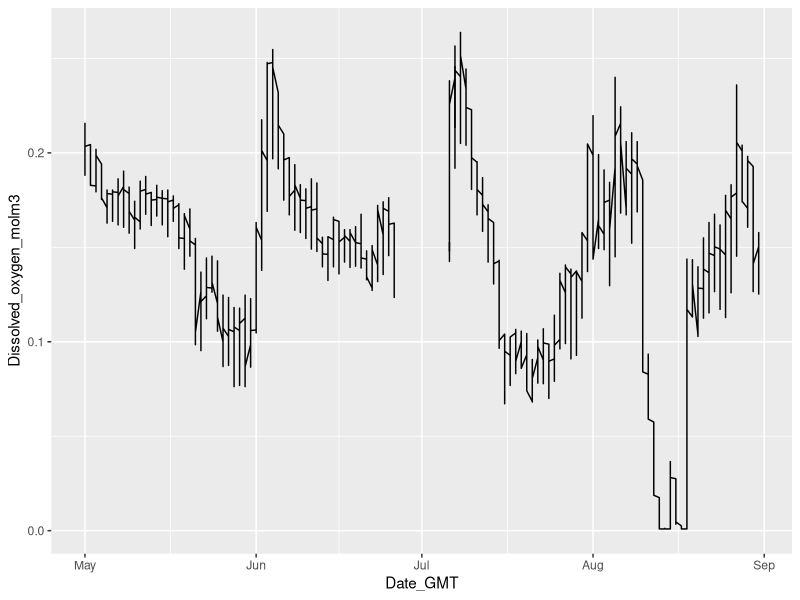

The R source for this figure:
setwd("C:/Users/Katie/Documents/BES_Internship/Seawater-Yaquina/RAnalysis/Output")
getwd()
list.files()
library(tidyverse)
library(readxl)
MAY_AUGUST_DO_2009 <- read_excel("MAY_AUGUST_DO_2009.xlsx")
View(MAY_AUGUST_DO_2009)
MAY_AUGUST_DO_2009$Date_GMT <- as.POSIXct(MAY_AUGUST_DO_2009$Date_GMT)
ggplot(MAY_AUGUST_DO_2009, aes(x=Date_GMT, y=Dissolved_oxygen_molm3)) +
  geom_line()

str(MAY_AUGUST_DO_2009)
class(MAY_AUGUST_DO_2009$Date_GMT)
